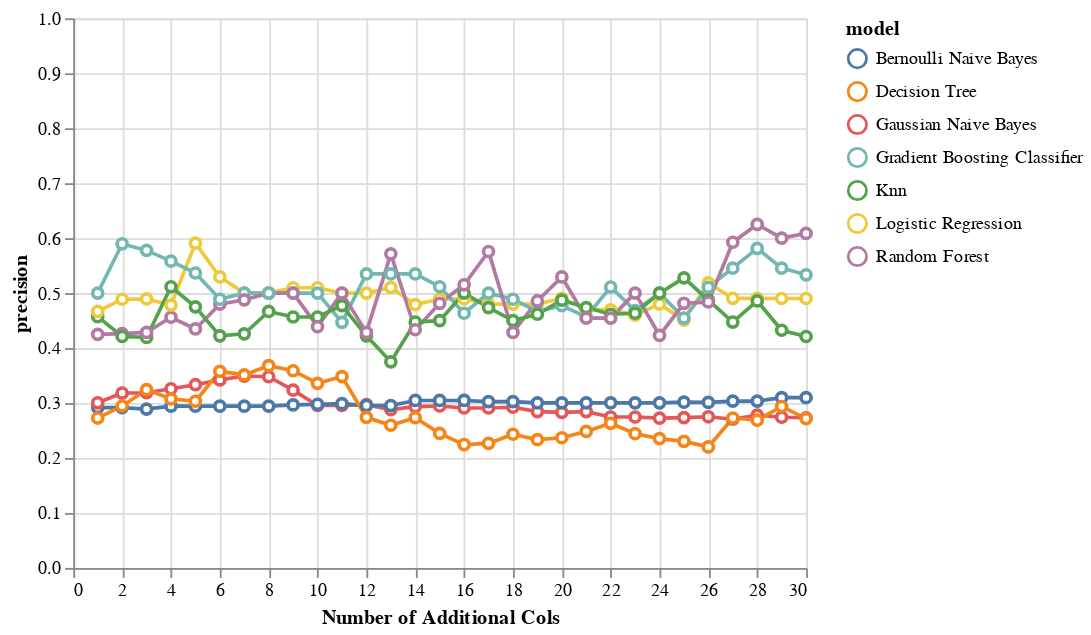

Notebook code for this chart:
### Code cell
alt.Chart(perf_subset).mark_line(
       point={
         "filled": False,
         "fill": "white"
       }
).encode(
    x = alt.X('addl_cols', title="Number of Additional Cols"),
    y = alt.Y('precision', scale=alt.Scale(domain=[0, 1])),
    color = 'model'
)

### Figure 1 — Vega-Lite specification as saved in the notebook (floating-point values rounded to 4 significant figures; data arrays with more than 128 entries replaced by an {"elided": "..."} marker saying what was removed)
{"config": {"view": {"continuousWidth": 400, "continuousHeight": 300}}, "data": {"name": "data-3fc6d9a769ff7e0f10a85b534615550b"}, "mark": {"type": "line", "point": {"filled": false, "fill": "white"}}, "encoding": {"color": {"field": "model", "type": "nominal"}, "x": {"field": "addl_cols", "title": "Number of Additional Cols", "type": "quantitative"}, "y": {"field": "precision", "scale": {"domain": [0, 1]}, "type": "quantitative"}}, "$schema": "https://vega.github.io/schema/vega-lite/v4.17.0.json", "datasets": {"data-3fc6d9a769ff7e0f10a85b534615550b": {"elided": "210 records"}}}
